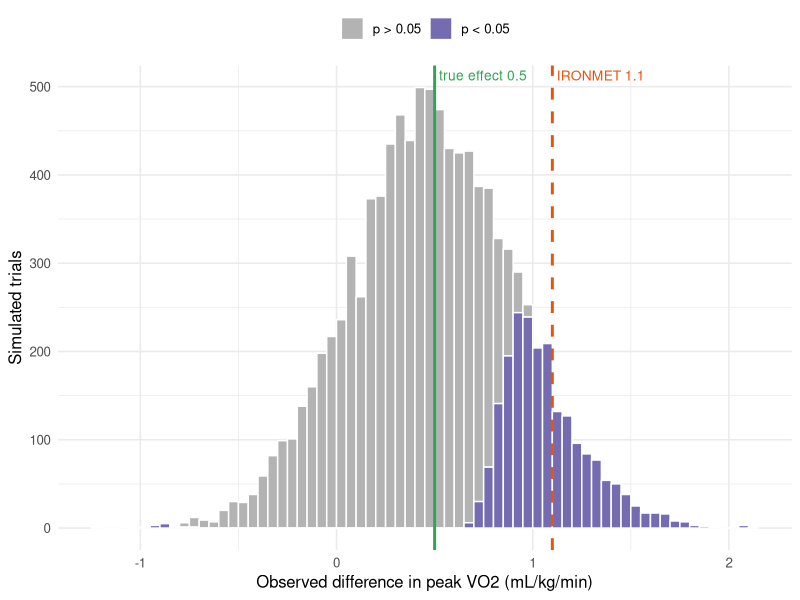

Reproduce this figure in R.
## ---- chunk 1
#| eval: true
#| include: true
#| label: data-ancova
# Inputs: Lewis et al., Circulation 2026, Table 2 (peak VO2, mL/kg/min)
n_f <- 43; n_p <- 21; k <- sqrt(1 / n_f + 1 / n_p); df <- n_f + n_p - 3
anc   <- c(est = 1.1, lo = 0.2, hi = 1.9)                     # published ANCOVA difference
se_an <- unname((anc["hi"] - anc["lo"]) / (2 * qt(0.975, df)))
s_e   <- se_an / k                                            # residual SD (about 1.6)
s_b   <- sqrt((43 * 4.2^2 + 20 * 4.1^2) / 63)                 # pooled SD, baseline
s_f   <- sqrt((42 * 5.0^2 + 20 * 3.7^2) / 62)                 # pooled SD, week 12
r_hat <- sqrt(1 - s_e^2 / s_f^2)                              # implied correlation (about 0.94)
# week-12 values only: difference and 95% CI
fu <- 14.9 - 13.7; se_fu <- s_f * k
round(c(r = r_hat, fu = fu, lo = fu - qt(0.975, df) * se_fu, hi = fu + qt(0.975, df) * se_fu,
        precision_ratio = se_fu / se_an), 2)
## ---- chunk 2
#| eval: true
#| include: true
#| label: bayes
y <- 1.1; s <- se_an; z_obs <- y / s; N <- 2e5; mcid <- 1
# vague prior N(0, 10^2): conjugate normal update
w0 <- 1 / 10^2; w <- 1 / s^2
m1 <- (w * y) / (w0 + w); s1 <- sqrt(1 / (w0 + w))
p_vague <- 1 - pnorm(mcid, m1, s1)                           # about 0.59
# empirical Bayes: van Zwet et al. (NEJM Evid 2024) mixture for Cochrane trials
sd_z <- c(1.17, 1.74, 2.38, 5.73); p_mix <- c(0.32, 0.31, 0.30, 0.07)
sd_snr <- sqrt(sd_z^2 - 1); Bk <- sd_snr^2 / (sd_snr^2 + 1)
wp <- p_mix * dnorm(z_obs, 0, sd_z); wp <- wp / sum(wp)
set.seed(2026)
cc <- sample.int(4, N, TRUE, wp)
eb <- rnorm(N, Bk[cc] * z_obs, sqrt(Bk[cc])) * s             # back to mL/kg/min
round(c(p_vague = p_vague, eb_median = median(eb), p_eb = mean(eb > mcid)), 2)
## ---- chunk 3
#| eval: true
#| include: true
#| label: power-winners-curse
power_mcid <- 1 - pt(qt(0.975, df) - 1 / se_an, df) + pt(-qt(0.975, df) - 1 / se_an, df)  # about 0.64
# likelihood conditional on statistical significance (Zhong & Prentice 2008)
z_crit <- qt(0.975, df)
cond_ll <- function(th) dt((y - th) / se_an, df, log = TRUE) -
  log(1 - pt(z_crit - th / se_an, df) + pt(-z_crit - th / se_an, df))
th <- seq(-2, 3, by = 0.001); ll <- sapply(th, cond_ll)
mle <- th[which.max(ll)]                                     # about 0.58
ci  <- range(th[ll > max(ll) - qchisq(0.95, 1) / 2])         # about -0.15 to 1.80
pc  <- exp(ll - max(ll)); pc <- pc / sum(pc)                 # vague (flat) prior posterior
round(c(power = power_mcid, mle = mle, lo = ci[1], hi = ci[2], p_mcid = sum(pc[th > mcid])), 2)
## ---- chunk 4
#| eval: true
#| include: true
#| label: fig-winners-curse
#| fig-cap: !expr |
#|   sprintf(paste(
#|     "The winner's curse in trials the size of IRONMET-HFpEF. Each bar counts simulated results from",
#|     "10,000 trials with 43 FDI and 21 placebo patients, the observed residual SD (%.1f mL/kg/min) and",
#|     "a true difference of %.1f mL/kg/min (green line), half the MCID. Only %.0f%% of these trials reach",
#|     "P < 0.05 (purple); their mean estimate is %.2f mL/kg/min, %.1f times the true effect (Type M error).",
#|     "IRONMET's observed 1.1 (dashed orange line) sits in the middle of the significant results.",
#|     "The preceding code chunk asks the reverse question, which true effect best explains an observed",
#|     "and significant 1.1, and answers %.2f mL/kg/min (95%% CI %.2f to %.2f)."),
#|     s_e, true_d, 100 * mean(sims$sig), mean(abs(sims$d[sims$sig])),
#|     mean(abs(sims$d[sims$sig])) / true_d, mle, ci[1], ci[2])
# Winner's curse: 10,000 trials like IRONMET-HFpEF (43 FDI, 21 placebo,
# residual SD as observed) with a true difference of 0.5 mL/kg/min (half the MCID)
library(tidyverse)
clr_post <- "#31a354"; clr_lik <- "#e6550d"; clr_sig <- "#756bb1"
set.seed(629)
true_d <- 0.5
sims <- tibble(m1 = rnorm(1e4, true_d, s_e / sqrt(n_f)),          # mean change, FDI
               m0 = rnorm(1e4, 0,      s_e / sqrt(n_p)),          # mean change, placebo
               sp = s_e * sqrt(rchisq(1e4, df) / df)) |>          # estimated residual SD
  mutate(d   = m1 - m0,
         se  = sp * k,
         sig = abs(d / se) > qt(0.975, df))
round(c(power = mean(sims$sig), mean_sig = mean(abs(sims$d[sims$sig])),
        type_m = mean(abs(sims$d[sims$sig])) / true_d), 2)
ggplot(sims, aes(d, fill = sig)) +
  geom_histogram(binwidth = 0.05, colour = "white", boundary = 0) +
  geom_vline(xintercept = true_d, linewidth = 1, colour = clr_post) +
  geom_vline(xintercept = 1.1, linetype = 2, colour = clr_lik, linewidth = 1) +
  annotate("text", x = c(true_d, 1.1), y = Inf, vjust = 1.5, hjust = -0.05, size = 3.5,
           label = c("true effect 0.5", "IRONMET 1.1"), colour = c(clr_post, clr_lik)) +
  scale_fill_manual(values = c(`FALSE` = "grey70", `TRUE` = clr_sig),
                    labels = c("p > 0.05", "p < 0.05"), name = NULL) +
  labs(x = "Observed difference in peak VO2 (mL/kg/min)", y = "Simulated trials") +
  theme_minimal(base_size = 12) + theme(legend.position = "top")
